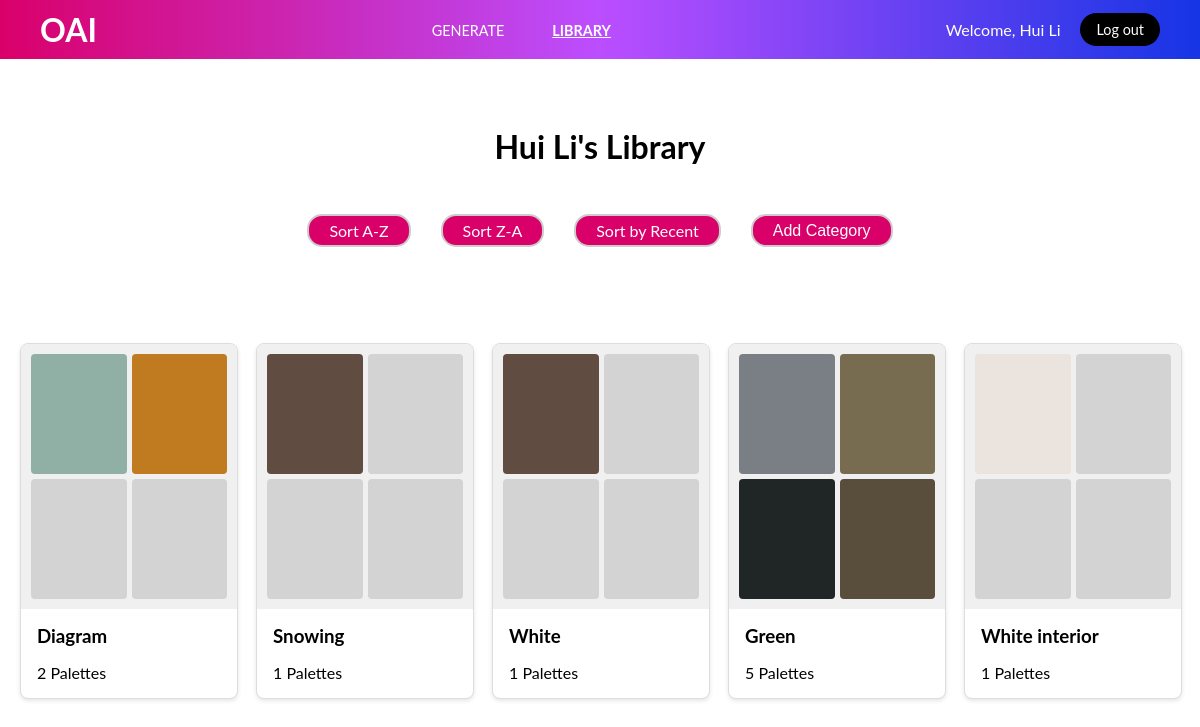
Screenshot of /library?sort=recent (signed in) with the database file from the repository.
### tables this page shows
CREATE TABLE palettes (
    id INTEGER PRIMARY KEY AUTOINCREMENT,
    image_path TEXT NOT NULL,
    category_id INTEGER NOT NULL,
    colors TEXT NOT NULL,
timestamp DATETIME DEFAULT CURRENT_TIMESTAMP,
FOREIGN KEY (category_id) REFERENCES categories(id)
);

CREATE TABLE categories (
    id INTEGER PRIMARY KEY AUTOINCREMENT,
    name TEXT UNIQUE NOT NULL
);

### app.py (the view)
@app.route('/library')
@login_required
def library():
    sort_by = request.args.get('sort', 'name_asc')  # Default to A-Z sorting
    if sort_by == 'name_asc':
        order_by = "c.name ASC"
    elif sort_by == 'name_desc':
        order_by = "c.name DESC"
    elif sort_by == 'recent':
        order_by = "MAX(p.timestamp) DESC"
    else:
        order_by = "c.name ASC"  # Fallback to A-Z sorting
    categories = db.execute(f"""
        SELECT c.id, c.name, COUNT(p.id) AS palette_count,
               MAX(p.timestamp) AS latest_palette
        FROM categories c
        LEFT JOIN palettes p ON c.id = p.category_id
        GROUP BY c.id, c.name
        ORDER BY {order_by}
    """)
    for category in categories:
        category['palettes'] = db.execute("SELECT * FROM palettes WHERE category_id = ? LIMIT 4", category['id'])
    return render_template('library.html', categories=categories)

### app.py (called while the page is built)
@app.before_request
def load_logged_in_user():
    g.username = session.get("user_name")

### helpers.py (called while the page is built)
def login_required(f):
    @wraps(f)
    def decorated_function(*args, **kwargs):
        if "user_id" not in session:
            flash("Please log in to access this page.")
            return redirect(url_for('login'))
        return f(*args, **kwargs)
    return decorated_function

### templates/library.html (shortened to what this page needs)
{% extends "layout.html" %}
{% block content %}
<link rel="stylesheet" href="{{ url_for('static', filename='css/library.css') }}">
<section class="library-page">
    <header class="library-header">
        <h1>{{ g.username }}'s Library</h1>
        <div class="button-section">
            <a href="{{ url_for('library', sort='name_asc') }}" class="action-button">Sort A-Z</a>
            <a href="{{ url_for('library', sort='name_desc') }}" class="action-button">Sort Z-A</a>
            <a href="{{ url_for('library', sort='recent') }}" class="action-button">Sort by Recent</a>
            <button id="add-category" class="action-button">Add Category</button>
        </div>
    </header>
    <div class="library-grid">
        {% for category in categories %}
        <div class="library-item" data-category-id="{{ category.id }}">
            <a href="{{ url_for('category_page', category_name=category.name) }}" class="library-item-link">
                <div class="image-grid">
                    {% for palette in category.palettes %}
                    <div class="image-placeholder">
                        <img src="{{ url_for('static', filename=palette.image_path) }}" alt="Palette Image">
                    </div>
                    {% endfor %}
                    {% for _ in range(4 - category.palettes|length) %}
                    <div class="image-placeholder empty-placeholder"></div>
                    {% endfor %}
                </div>
                <div class="category-details">
                    <h3 class="category-name">{{ category.name }}</h3>
                    <p class="palette-count">{{ category.palette_count }} Palettes</p>
                </div>
            </a>
        </div>
        {% endfor %}
    </div>
</section>
{% endblock %}

### static/css/layout.css (style rules this page uses)
:root { --p: #da006a; --b: #1635e5; --dark: #000; --white: #ffffff; --light: #ccc; --gray: #696969; }
body, html { margin: 0; padding: 0; height: 100%; width: 100%; font-family: 'Lato', sans-serif; display: flex; flex-direction: column; }
.button-section { display: flex; justify-content: center; gap: 30px; margin-bottom: 3rem; }
.action-button { padding: 5px 20px; font-size: 16px; border: 2px solid var(--light); border-radius: 15px; background-color: var(--p); color: var(--white); cursor: pointer; transition: background-color 0.3s ease, color 0.3s ease; text-decoration: none; box-sizing: border-box; }

### static/css/library.css (style rules this page uses)
.library-page { padding: 20px; font-family: 'Lato', sans-serif; }
.library-header { display: flex; flex-direction: column; justify-content: space-between; align-items: center; margin-bottom: 3rem; }
.library-header h1 { font-size: 2rem; margin: 3rem 2rem; }
.library-grid { display: grid; grid-template-columns: repeat(auto-fill, minmax(200px, 1fr)); gap: 20px; }
.library-item { position: relative; display: flex; flex-direction: column; width: 100%; border: 1px solid #ddd; border-radius: 8px; overflow: hidden; background-color: #fff; box-shadow: 0 2px 4px rgba(0, 0, 0, 0.1); }
.library-item-link { text-decoration: none; color: inherit; }
.library-item-link h3, .library-item-link p { margin: 1rem; }
.image-grid { display: grid; grid-template-columns: repeat(2, 1fr); grid-template-rows: repeat(2, 120px); gap: 5px; padding: 10px; background-color: #f0f0f0; }
.image-placeholder { position: relative; width: 100%; height: 100%; background-color: #eaeaea; display: flex; justify-content: center; align-items: center; border-radius: 4px; overflow: hidden; }
.image-placeholder img { width: 100%; height: 100%; object-fit: cover; }
.empty-placeholder { width: 100%; height: 100%; background-color: #d3d3d3; display: flex; justify-content: center; align-items: center; }

### rows the page displays
categories: name "Diagram", palette_count "2"
palettes: image_path (picture)
palettes: image_path (picture)
categories: name "Snowing", palette_count "1"
palettes: image_path (picture)
categories: name "White", palette_count "1"
palettes: image_path (picture)
categories: name "Green", palette_count "5"
palettes: image_path (picture)
palettes: image_path (picture)
palettes: image_path (picture)
palettes: image_path (picture)
categories: name "White interior", palette_count "1"
palettes: image_path (picture)

### other values shown
{{ g.username }} "Hui Li"
